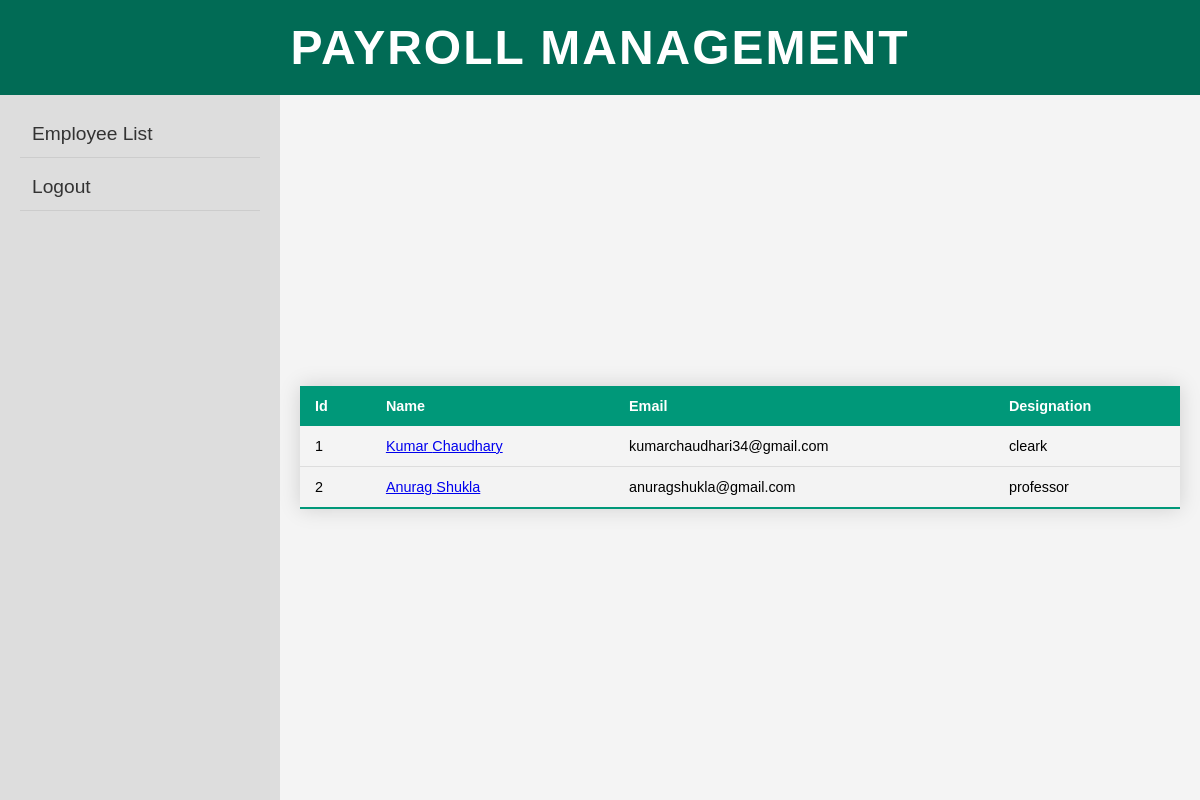
The page /clerklist/ on the database its author committed.
### main/models.py (models this page shows)
class EmployeeDetail(models.Model):
    empid = models.AutoField(primary_key=True)
    fname = models.CharField(max_length=50)
    lname = models.CharField(max_length=50)
    email = models.EmailField()
    phone = models.CharField(max_length=12, null=True)
    address1 = models.TextField(null=True)
    address2 = models.TextField(null=True)
    address3 = models.TextField(null=True)
    designation = models.CharField(max_length=50 , null=True)
    joiningdate = models.DateField(null=True)
    basicpay = models.CharField(max_length=15, null=True)

### main/views.py (the view)
# urls.py: path("clerklist/", views.clerklist, name="clerklist"),
def clerklist(request):
	employees = EmployeeDetail.objects.exclude(designation__exact='').exclude(designation__isnull=True)
	return render(request, "main/clerklist.html", {'employees': employees})

### main/templates/main/clerklist.html
{% extends 'main/Base.html' %} {% block li%}
<li><a href="/clerklist">Employee List</a></li>
<li><a href="#">Logout</a></li>
{% endblock %} {%block form%}
<table class="styled-table">
  <thead>
    <tr>
      <th>Id</th>
      <th>Name</th>
      <th>Email</th>
      <th>Designation</th>
    </tr>
  </thead>
  <tbody>
    {% for employee in employees %}
    <tr>
      <td>{{ employee.empid }}</td>
      <td>
        <a href="{% url 'clerk' employee.pk %}">
          {{ employee.fname }} {{ employee.lname }}
        </a>
      </td>
      <td>{{ employee.email }}</td>
      <td>{{ employee.designation }}</td>
    </tr>
    {% endfor %}
  </tbody>
</table>
{% endblock %}

### main/templates/main/style.css (style rules this page uses)
body { font-family: Arial, sans-serif; margin: 0; padding: 0; background-color: #f4f4f4; display: flex; flex-direction: column; height: 100vh; }
.side-panel ul li { margin-bottom: 15px; position: relative; }
.side-panel ul li a { text-decoration: none; color: #333; font-size: 1.2em; display: block; padding: 8px 12px; border-radius: 5px; transition: background-color 0.3s ease; position: relative; }
.side-panel ul li a::after { content: ''; position: absolute; bottom: -5px; left: 0; width: 100%; height: 1px; background-color: #ccc; }

### main/templates/main/Base.html (style rules this page uses)
body { font-family: Arial, sans-serif; margin: 0; padding: 0; background-color: #f4f4f4; display: flex; flex-direction: column; height: 100vh; }
.side-panel ul li { margin-bottom: 15px; position: relative; }
.side-panel ul li a { text-decoration: none; color: #333; font-size: 1.2em; display: block; padding: 8px 12px; border-radius: 5px; transition: background-color 0.3s ease; position: relative; }
.side-panel ul li a::after { content: ""; position: absolute; bottom: -5px; left: 0; width: 100%; height: 1px; background-color: #ccc; }
.styled-table { width: 100%; border-collapse: collapse; margin: 25px 0; font-size: 0.9em; font-family: sans-serif; min-width: 400px; box-shadow: 0 0 20px rgba(0, 0, 0, 0.15); }
.styled-table thead tr { background-color: #009879; color: #ffffff; text-align: left; }
.styled-table th, .styled-table td { padding: 12px 15px; }
.styled-table tbody tr { border-bottom: 1px solid #dddddd; }
.styled-table tbody tr:nth-of-type(even) { background-color: #f3f3f3; }
.styled-table tbody tr:last-of-type { border-bottom: 2px solid #009879; }

### rows shown on the page
EmployeeDetail: empid "1", fname "Kumar", lname "Chaudhary", email "kumarchaudhari34@gmail.com", designation "cleark"
EmployeeDetail: empid "2", fname "Anurag", lname "Shukla", email "anuragshukla@gmail.com", designation "professor"
